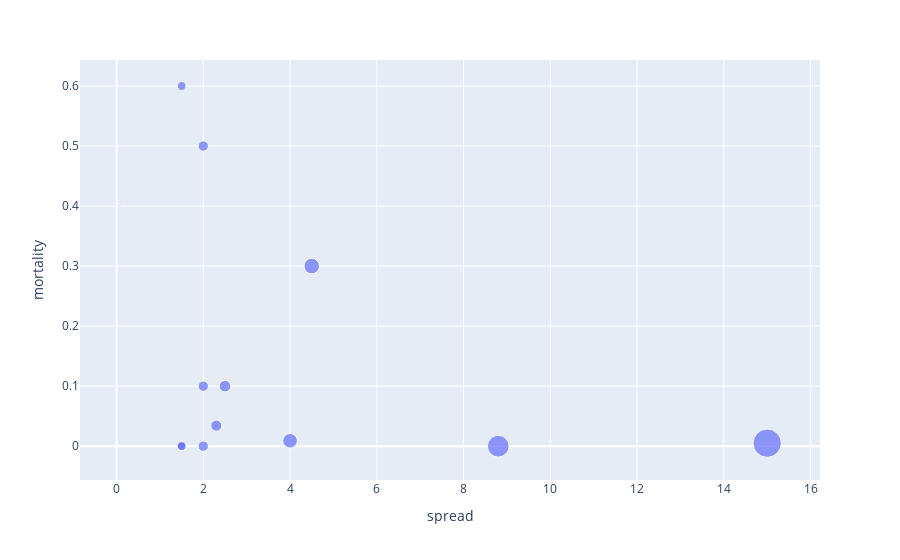

Write notebook code for a chart like this one.
### Code cell
fig = px.scatter(df, x='spread', y='mortality', hover_data=['pandemic'], size='spread')
fig.show()

### Figure 1 — Plotly figure (JSON) as saved in the notebook; plotly's stock layout.template omitted (floating-point values rounded to 4 significant figures)
{"data": [{"customdata": [["mers"], ["bird_flu"], ["ebola"], ["smallpox"], ["sars"], ["spanish_flu"], ["seasonal_flu"], ["polio"], ["measles"], ["2009_flu"], ["common_cold"], ["chicken_pox"], ["Covid-19"]], "hoverlabel": {"namelength": 0}, "hovertemplate": "spread=%{marker.size}<br>mortality=%{y}<br>pandemic=%{customdata[0]}", "legendgroup": "", "marker": {"color": "#636efa", "size": [0.08, 1.5, 2, 4.5, 2.5, 2, 1.5, 4, 15, 1.5, 2, 8.8, 2.3], "sizemode": "area", "sizeref": 0.0375, "symbol": "circle"}, "mode": "markers", "name": "", "showlegend": false, "type": "scatter", "x": [0.08, 1.5, 2, 4.5, 2.5, 2, 1.5, 4, 15, 1.5, 2, 8.8, 2.3], "xaxis": "x", "y": [0.4, 0.6, 0.5, 0.3, 0.1, 0.1, 0.001, 0.009, 0.005, 0, 0, 0, 0.03423], "yaxis": "y"}], "layout": {"legend": {"itemsizing": "constant", "tracegroupgap": 0}, "margin": {"t": 60}, "xaxis": {"anchor": "y", "domain": [0, 1], "title": {"text": "spread"}}, "yaxis": {"anchor": "x", "domain": [0, 1], "title": {"text": "mortality"}}}}
